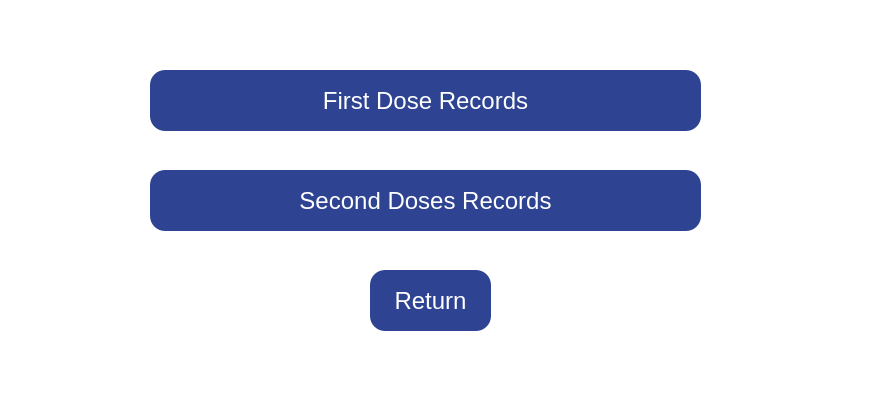
<?xml version="1.0" encoding="UTF-8"?>
<ui version="4.0">
 <class>filterDosesChoice</class>
 <widget class="QMainWindow" name="filterDosesChoice">
  <property name="geometry">
   <rect>
    <x>0</x>
    <y>0</y>
    <width>885</width>
    <height>398</height>
   </rect>
  </property>
  <property name="windowTitle">
   <string>MainWindow</string>
  </property>
  <property name="styleSheet">
   <string notr="true">background-color: rgb(255, 255, 255);</string>
  </property>
  <widget class="QWidget" name="centralwidget">
   <widget class="QPushButton" name="FirstDoseRecords">
    <property name="geometry">
     <rect>
      <x>150</x>
      <y>70</y>
      <width>551</width>
      <height>61</height>
     </rect>
    </property>
    <property name="font">
     <font>
      <family>Arial</family>
      <pointsize>18</pointsize>
     </font>
    </property>
    <property name="styleSheet">
     <string notr="true">background-color: rgb(46, 68, 147);
color: rgb(255, 255, 255);
border-radius: 15px;border-width: 2px;</string>
    </property>
    <property name="text">
     <string>First Dose Records</string>
    </property>
   </widget>
   <widget class="QPushButton" name="SecondDoseRecords">
    <property name="geometry">
     <rect>
      <x>150</x>
      <y>170</y>
      <width>551</width>
      <height>61</height>
     </rect>
    </property>
    <property name="font">
     <font>
      <family>Arial</family>
      <pointsize>18</pointsize>
     </font>
    </property>
    <property name="styleSheet">
     <string notr="true">background-color: rgb(46, 68, 147);
color: rgb(255, 255, 255);
border-radius: 15px;border-width: 2px;</string>
    </property>
    <property name="text">
     <string>Second Doses Records</string>
    </property>
   </widget>
   <widget class="QPushButton" name="Return">
    <property name="geometry">
     <rect>
      <x>370</x>
      <y>270</y>
      <width>121</width>
      <height>61</height>
     </rect>
    </property>
    <property name="font">
     <font>
      <family>Arial</family>
      <pointsize>18</pointsize>
     </font>
    </property>
    <property name="styleSheet">
     <string notr="true">background-color: rgb(46, 68, 147);
color: rgb(255, 255, 255);
border-radius: 15px;border-width: 2px;</string>
    </property>
    <property name="text">
     <string>Return</string>
    </property>
   </widget>
  </widget>
  <widget class="QStatusBar" name="statusbar"/>
 </widget>
 <resources/>
 <connections/>
</ui>
